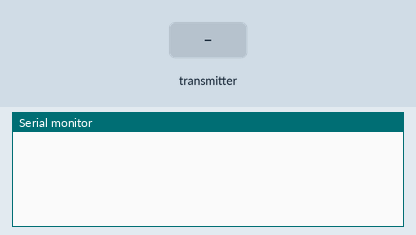
A sketch run on a simulated ESP32. Parts: the last lines printed to the serial monitor. The test bench sets the inputs (shaded band).

Above: at 1.2 s.
1.3 s: the transmitter starts sending a = 0
At 1.66 s:
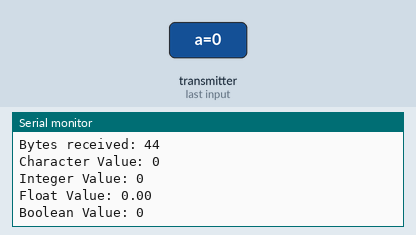
2.8 s: the transmitter starts sending b = 1024
4.3 s: the transmitter starts sending c = 25
5.8 s: the transmitter starts sending d = 1
At 6.16 s:
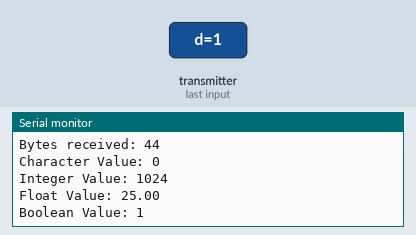
7.3 s: the transmitter starts sending a = 1
8.8 s: the transmitter starts sending b = 2048
Timing chart, 0 to 11.3 s (numbered marks = the images above; inputs shaded):
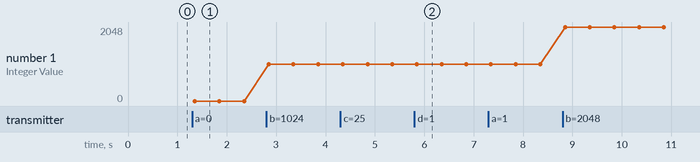

The sketch:

receptor.ino
```cpp
// Include Libraries
#include <esp_now.h>
#include <WiFi.h>

// Define a data structure
typedef struct struct_message {
  char a[32];
  int b;
  float c;
  bool d;
} struct_message;

// Create a structured object
struct_message myData;

// Callback function executed when data is received
void OnDataRecv(const esp_now_recv_info *info, const uint8_t *incomingData, int len) {
  Serial.print("Bytes received: ");
  Serial.println(len);

  if (len == sizeof(myData)) {
    memcpy(&myData, incomingData, sizeof(myData));
    Serial.print("Character Value: ");
    Serial.println(myData.a);
    Serial.print("Integer Value: ");
    Serial.println(myData.b);
    Serial.print("Float Value: ");
    Serial.println(myData.c);
    Serial.print("Boolean Value: ");
    Serial.println(myData.d);
    Serial.println();
  } else {
    Serial.println("Received data size does not match expected size.");
  }
}

void setup() {
  // Set up Serial Monitor
  Serial.begin(115200);

  // Set ESP32 as a Wi-Fi Station
  WiFi.mode(WIFI_STA);

  // Initialize ESP-NOW
  if (esp_now_init() != ESP_OK) {
    Serial.println("Error initializing ESP-NOW");
    return;
  }

  // Register callback function
  esp_now_register_recv_cb(OnDataRecv);
}

void loop() {
  // Keep the loop empty as all work is done in the callback
}
```

Measured:
- after the input at 1.3 s, the serial monitor: prints a new line after 0.05 s (image 1)
- after the input at 5.8 s, the serial monitor: prints a new line after 0.05 s (image 2)
- plotted number 1: 0 → 1024 after the input at 2.8 s, 1024 → 2048 after the input at 8.8 s
